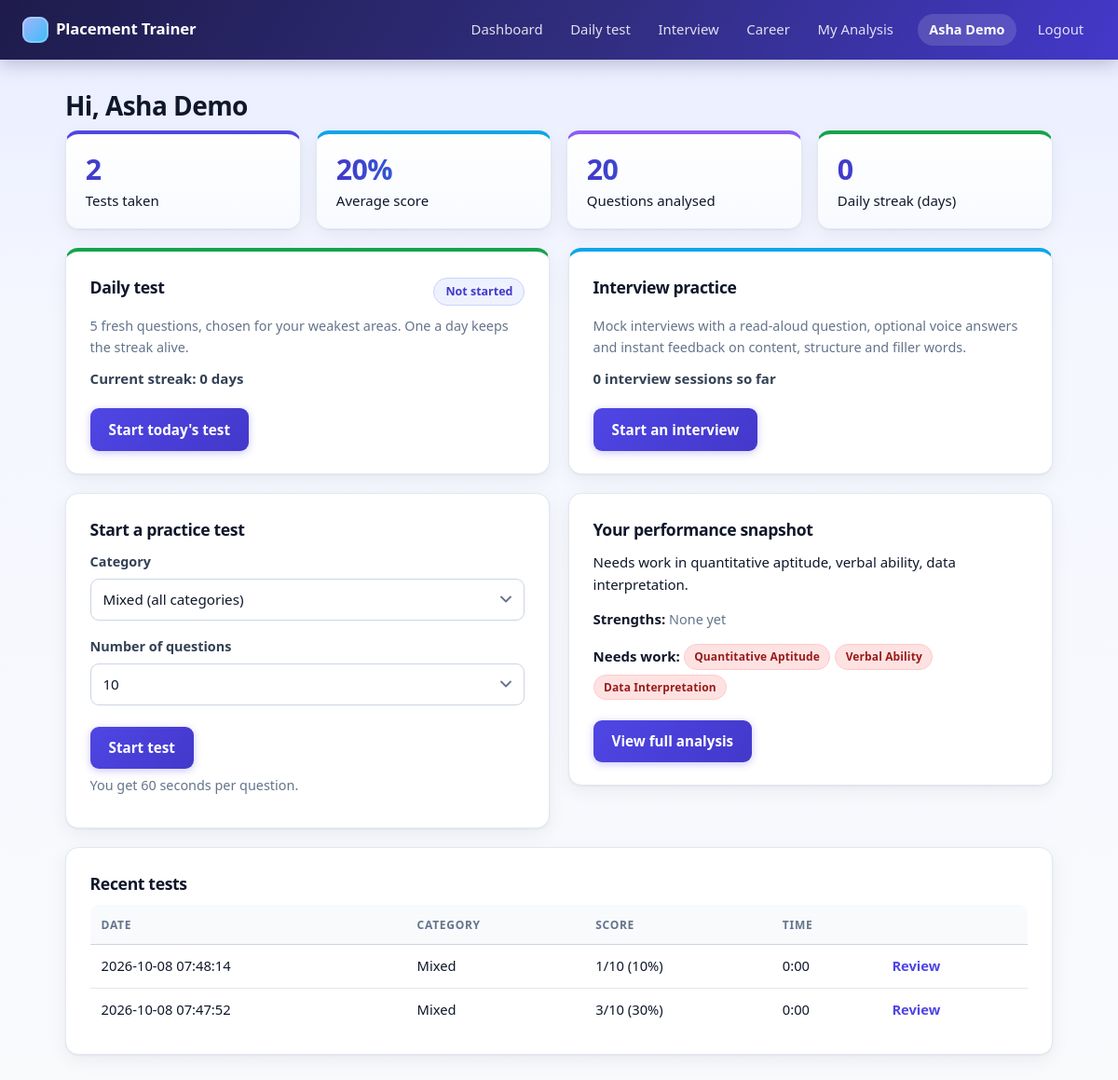
/dashboard (signed in), run on the app's committed database.
### tables this page shows
CREATE TABLE users (
    id            INTEGER PRIMARY KEY AUTOINCREMENT,
    name          TEXT NOT NULL,
    email         TEXT UNIQUE NOT NULL,
    password_hash TEXT NOT NULL,
    role          TEXT NOT NULL DEFAULT 'student',
    created_at    TEXT DEFAULT CURRENT_TIMESTAMP
);

CREATE TABLE attempts (
    id         INTEGER PRIMARY KEY AUTOINCREMENT,
    user_id    INTEGER NOT NULL REFERENCES users(id),
    category   TEXT NOT NULL,                -- category chosen, or 'Mixed'
    score      INTEGER NOT NULL,
    total      INTEGER NOT NULL,
    time_taken INTEGER DEFAULT 0,            -- seconds
    created_at TEXT DEFAULT CURRENT_TIMESTAMP
);

### app.py (the view)
@app.get("/dashboard")
def dashboard(request: Request, user=Depends(require_user)):
    db = get_db()
    attempts = db.execute(
        "SELECT * FROM attempts WHERE user_id = ? ORDER BY created_at DESC, id DESC LIMIT 10",
        (user["id"],)).fetchall()
    stats = db.execute(
        "SELECT COUNT(*) AS n, COALESCE(AVG(100.0 * score / total), 0) AS avg "
        "FROM attempts WHERE user_id = ?", (user["id"],)).fetchone()
    bank = {r["category"]: r["n"] for r in db.execute(
        "SELECT category, COUNT(*) AS n FROM questions GROUP BY category")}
    analysis = ml.analyze_user(db, user["id"])
    today = daily.today()
    interviews = interview.sessions_summary(db, user["id"])
    avgs = [r["avg_score"] for r in interviews if r["avg_score"] is not None]
    return render(
        request, "dashboard.html",
        attempts=attempts, stats=stats, analysis=analysis, categories=CATEGORIES, bank=bank,
        daily_done=daily.completed(db, user["id"], today) is not None,
        streak=daily.streak(db, user["id"], today), daily_count=daily.DAILY_COUNT,
        interviews=interviews,
        interview_avg=round(sum(avgs) / len(avgs), 1) if avgs else None)

### templates/dashboard.html (shortened to what this page needs)
{% extends "base.html" %}
{% block content %}
<h1>Hi, {{ me.name }}</h1>
<div class="stats">
  <div class="card stat"><span>{{ stats.n }}</span>Tests taken</div>
  <div class="card stat"><span>{{ '%.0f' % stats.avg }}%</span>Average score</div>
  <div class="card stat"><span>{{ analysis.answered }}</span>Questions analysed</div>
  <div class="card stat"><span>{{ streak }}</span>Daily streak (days)</div>
</div>
<div class="grid-2">
  <section class="card feature daily">
    <div class="feature-head">
      <h2>Daily test</h2>
      {% if daily_done %}<span class="pill ok">Done today</span>{% else %}<span class="pill">Not started</span>{% endif %}
    </div>
    <p class="muted">{{ daily_count }} fresh questions, chosen for your weakest areas. One a day keeps the streak alive.</p>
    <p class="streak-line">Current streak: {{ streak }} day{{ 's' if streak != 1 }}</p>
    {% if daily_done %}
      <a class="button-link secondary" href="{{ url_for('daily_page') }}">See today's progress</a>
    {% else %}
      <form method="post" action="{{ url_for('daily_start') }}">
        <button type="submit">Start today's test</button>
      </form>
    {% endif %}
  </section>
  <section class="card feature interview">
    <div class="feature-head">
      <h2>Interview practice</h2>
    </div>
    <p class="muted">Mock interviews with a read-aloud question, optional voice answers and instant feedback on content, structure and filler words.</p>
    <p class="streak-line">{{ interviews|length }} interview session{{ 's' if interviews|length != 1 }} so far</p>
    <a class="button-link" href="{{ url_for('interview_page') }}">Start an interview</a>
  </section>
</div>
<div class="grid-2">
  <section class="card">
    <h2>Start a practice test</h2>
    <form method="post" action="{{ url_for('quiz_start') }}">
      <label>Category
        <select name="category">
          <option value="Mixed">Mixed (all categories)</option>
        </select>
      </label>
      <label>Number of questions
        <select name="count">
          <option value="10" selected>10</option>
        </select>
      </label>
      <button type="submit">Start test</button>
      <p class="muted">You get 60 seconds per question.</p>
    </form>
  </section>
  <section class="card">
    <h2>Your performance snapshot</h2>
    <p>{{ analysis.summary }}</p>
    <p><strong>Strengths:</strong>
      {% for s in analysis.strengths %}<span class="badge strong">{{ s.category }}</span>{% else %}<span class="muted">None yet</span>{% endfor %}
    </p>
    <p><strong>Needs work:</strong>
      {% for w in analysis.weaknesses %}<span class="badge weak">{{ w.category }}</span>{% else %}<span class="muted">None yet</span>{% endfor %}
    </p>
    <a class="button-link" href="{{ url_for('analysis') }}">View full analysis</a>
  </section>
</div>
<section class="card">
  <h2>Recent tests</h2>
  {% if attempts %}
  <table>
    <thead><tr><th>Date</th><th>Category</th><th>Score</th><th>Time</th><th></th></tr></thead>
    <tbody>
    {% for a in attempts %}
      <tr>
        <td>{{ a.created_at }}</td>
        <td>{{ a.category }}</td>
        <td>{{ a.score }}/{{ a.total }} ({{ '%.0f' % (100.0 * a.score / a.total) }}%)</td>
        <td>{{ '%d:%02d' % (a.time_taken // 60, a.time_taken % 60) }}</td>
        <td><a href="{{ url_for('result', attempt_id=a.id) }}">Review</a></td>
      </tr>
    {% endfor %}
    </tbody>
  </table>
  {% else %}
    <p class="muted">No tests yet. Start your first one above.</p>
  {% endif %}
</section>
{% endblock %}

### templates/base.html (shortened to what this page needs)
<!doctype html>
<html lang="en">
<head>
  <link rel="stylesheet" href="{{ url_for('static', filename='style.css') }}">
  <link rel="stylesheet" href="{{ url_for('static', filename='features.css') }}">
</head>
<body>
<header class="topbar">
  <a class="brand" href="{{ url_for('index') }}">Placement Trainer</a>
  <nav>
    {% if me %}
      <a href="{{ url_for('dashboard') }}">Dashboard</a>
      <a href="{{ url_for('daily_page') }}">Daily test</a>
      <a href="{{ url_for('interview_page') }}">Interview</a>
      <a href="{{ url_for('career_page') }}">Career</a>
      <a href="{{ url_for('analysis') }}">My Analysis</a>
      <span class="who">{{ me.name }}</span>
      <a href="{{ url_for('logout') }}">Logout</a>
    {% else %}
      <a href="{{ url_for('login') }}">Login</a>
      <a href="{{ url_for('register') }}">Register</a>
    {% endif %}
  </nav>
</header>
<main class="container">
  {% block content %}{% endblock %}
</main>
</body>
</html>

### static/features.css (style rules this page uses)
.pill { display: inline-flex; align-items: center; padding: 0.25rem 0.75rem; border-radius: 999px; font-size: 0.78rem; font-weight: 700; background: var(--primary-soft); color: var(--primary-dark); border: 1px solid #c7d2fe; white-space: nowrap; }
.feature-head { display: flex; justify-content: space-between; align-items: center; gap: 0.5rem; margin-bottom: 0.4rem; }
.feature.daily { border-top: 4px solid var(--success); }
.feature.interview { border-top: 4px solid var(--accent); }
.streak-line { font-weight: 600; color: var(--ink-soft); margin: 0.6rem 0 0.9rem; }
.feature form { margin: 0; }

### data on the page
users: name "Asha Demo"
attempts: created_at "2026-10-08 07:48:14", category "Mixed", score "1", total "10", 100.0*a.score/a.total "10", time_taken "0:00"
attempts: created_at "2026-10-08 07:47:52", category "Mixed", score "3", total "10", 100.0*a.score/a.total "30", time_taken "0:00"

### other printed values
{{ daily_count }} "5"
{{ streak }} "0"
{{ 's' if streak != 1 }} "s"
{{ interviews|length }} "0"
{{ 's' if interviews|length != 1 }} "s"
{{ analysis.summary }} "Needs work in quantitative aptitude, verbal ability, data interpretation."
{{ w.category }} "Quantitative Aptitude" "Verbal Ability" "Data Interpretation"
